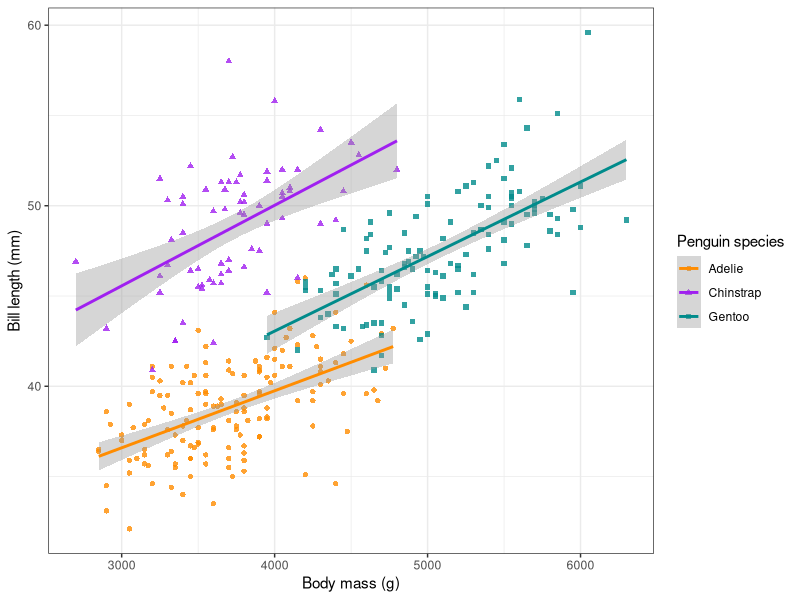
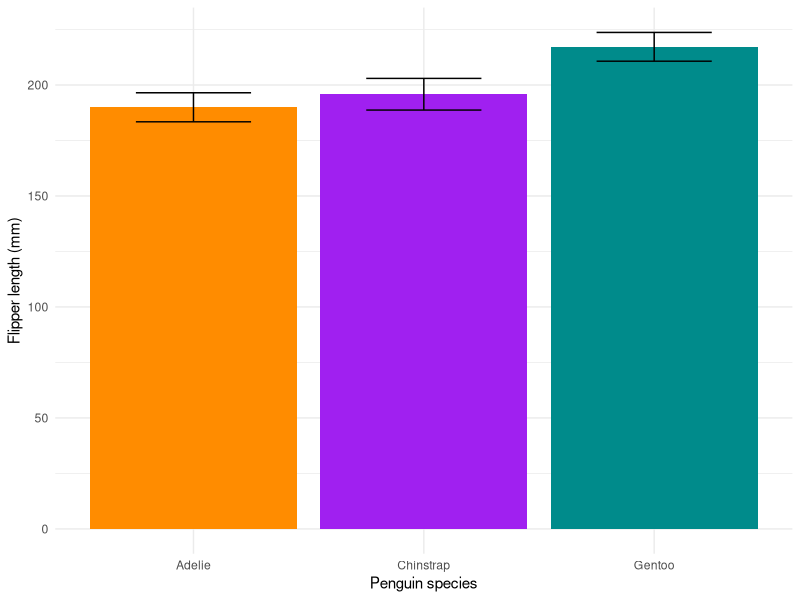
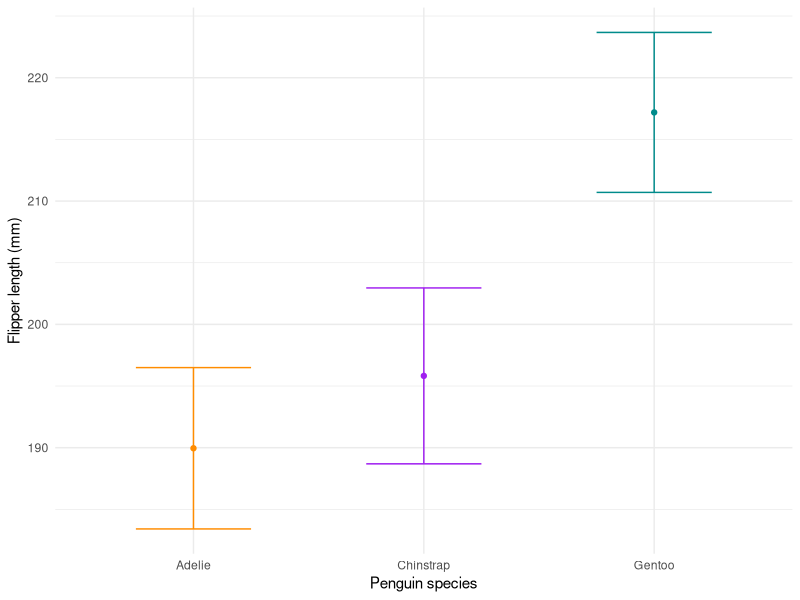
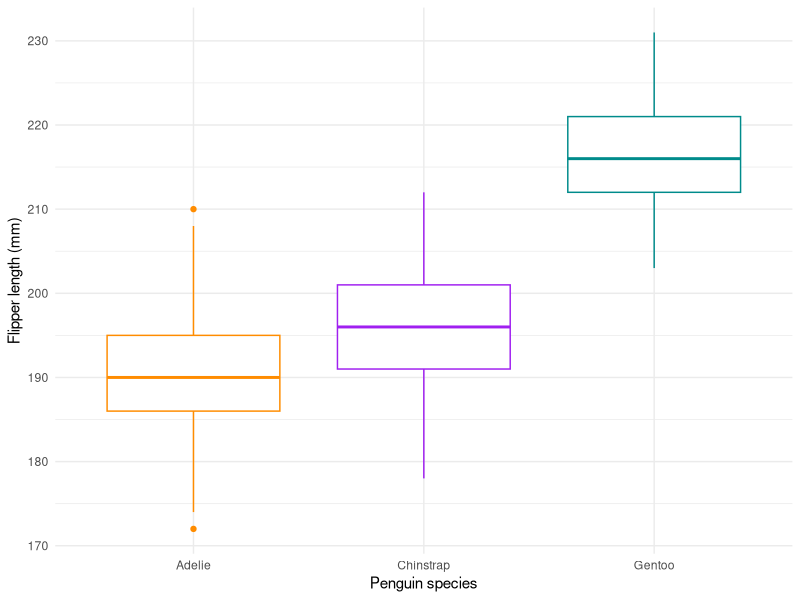
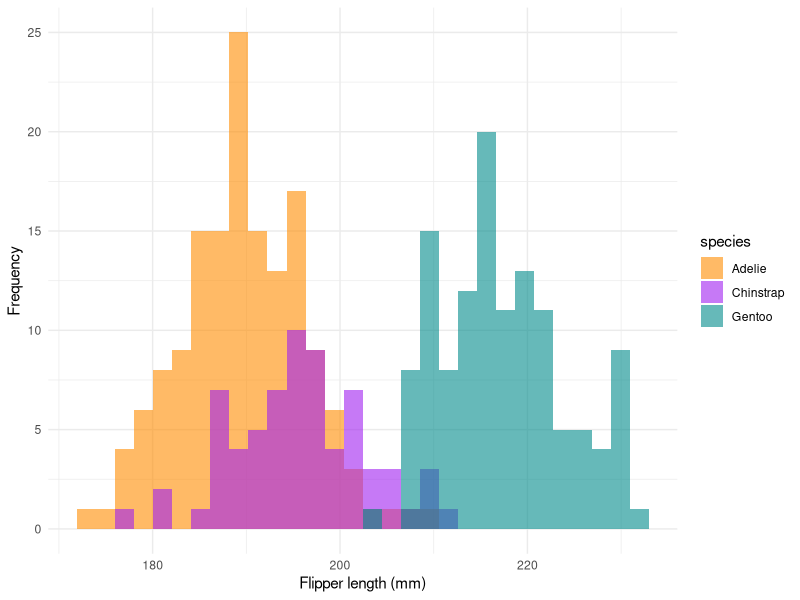
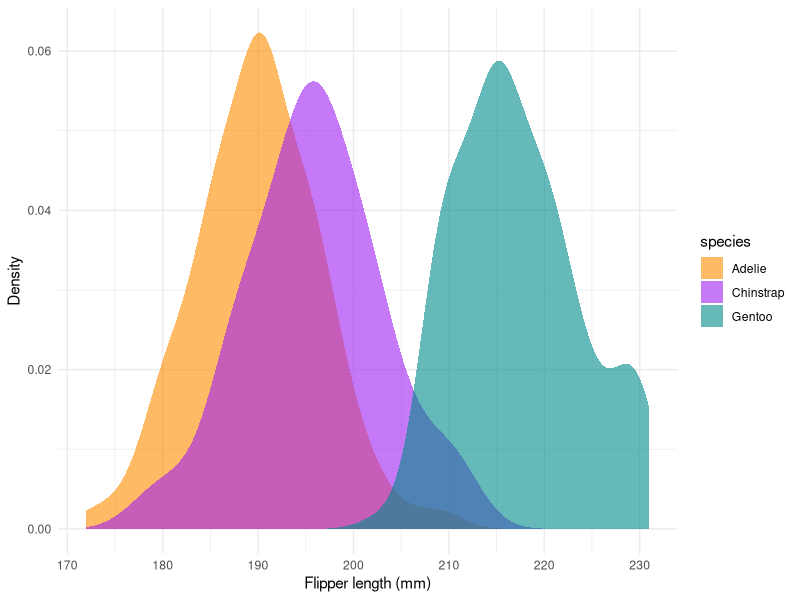
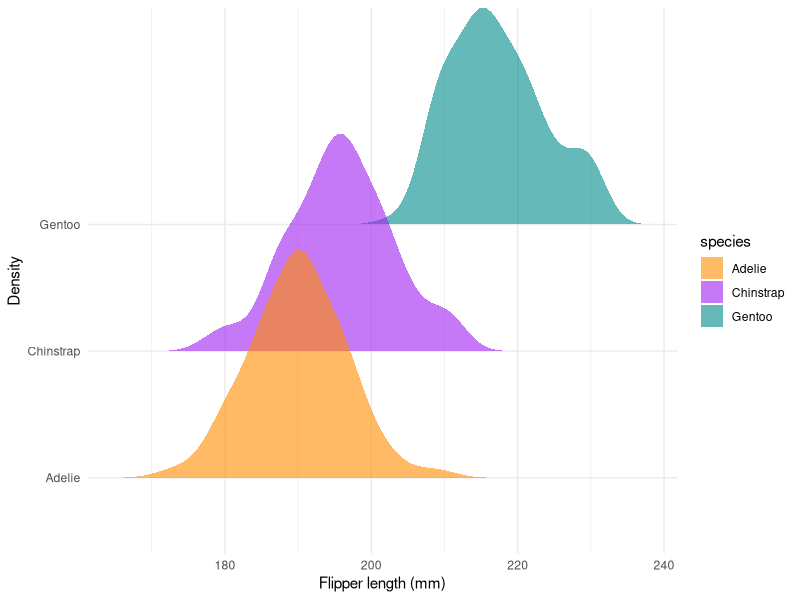
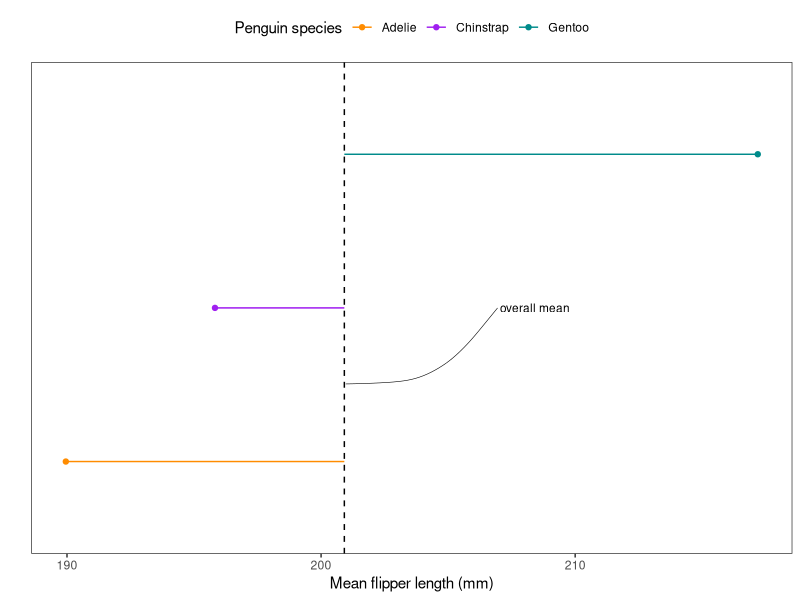

Source code (R) for these figures, in order:
#### Install packages ----
install.packages('tidyverse')
install.packages('palmerpenguins')
install.packages('ggrepel')
install.packages('ggridges')

#### Load libraries ----
library(tidyverse)
library(palmerpenguins)
library(ggrepel)
library(ggridges)

#### Explore data ----
penguins <- palmerpenguins::penguins
str(penguins)

#### Line charts ----
ggplot(data = drop_na(penguins), aes(body_mass_g, bill_length_mm, col = species, shape = species)) +
  geom_point(alpha = 0.8) +
  scale_colour_manual(values = c('darkorange', 'purple', 'cyan4'),name = 'Penguin species') +
  scale_shape(name = 'Penguin species') +
  geom_smooth(method = 'lm') +
  labs(x = 'Body mass (g)', y = 'Bill length (mm)') +
  theme_bw() 

#### Barplot/Points with SD ----
penguins %>% 
  group_by(species) %>% 
  summarise(flipper_mean = mean(flipper_length_mm, na.rm = T),
            flipper_sd = sd(flipper_length_mm, na.rm = T)) %>% 
  ggplot() +
  geom_col(aes(x = species, y = flipper_mean),
           fill = c('darkorange','purple','cyan4')) +
  geom_errorbar(aes(x = species, ymax = flipper_mean + flipper_sd, ymin = flipper_mean - flipper_sd), width = 0.5) +
  labs(x = "Penguin species", y = 'Flipper length (mm)') +
  theme_minimal()

penguins %>% 
  group_by(species) %>% 
  summarise(flipper_mean = mean(flipper_length_mm, na.rm = T),
            flipper_sd = sd(flipper_length_mm, na.rm = T)) %>% 
  ggplot() +
  geom_point(aes(x = species, y = flipper_mean, col = species)) +
  geom_errorbar(aes(x = species, ymax = flipper_mean + flipper_sd, ymin = flipper_mean - flipper_sd, col = species), width = 0.5) +
  scale_colour_manual(values = c('darkorange','purple','cyan4'), guide = 'none') +
  labs(x = "Penguin species", y = 'Flipper length (mm)') +
  theme_minimal()

#### Boxplot ----
ggplot(penguins) +
  geom_boxplot(aes(x = species, y = flipper_length_mm),
               col = c('darkorange','purple','cyan4')) +
  labs(x = "Penguin species", y = 'Flipper length (mm)') +
  theme_minimal() 

#### Histograms ----
ggplot(penguins) +
  geom_histogram(aes(x = flipper_length_mm, fill = species), position = 'identity', alpha = 0.6) +
  scale_fill_manual(values = c('darkorange','purple','cyan4')) +
  labs(x = 'Flipper length (mm)', y = 'Frequency') +
  theme_minimal()

#### Density ----
ggplot(penguins) +
  geom_density(aes(x = flipper_length_mm, fill = species), col = NA, alpha = 0.6) +
  scale_fill_manual(values = c('darkorange','purple','cyan4')) +
  labs(x = 'Flipper length (mm)', y = 'Density') +
  theme_minimal()

#### Ridges ----
ggplot(penguins) +
  geom_density_ridges(aes(x = flipper_length_mm, y = species, fill = species), col = NA, alpha = 0.6) +
  scale_fill_manual(values = c('darkorange','purple','cyan4')) +
  labs(x = 'Flipper length (mm)', y = 'Density') +
  theme_minimal()

#### Lollipop chart ----
flipper_mean_all <- mean(penguins$flipper_length_mm, na.rm = T)

peng_summary <- penguins %>% 
  group_by(species) %>% 
  summarise(flipper_mean = mean(flipper_length_mm, na.rm = T),
            flipper_sd = sd(flipper_length_mm, na.rm = T)) 

ggplot() +
   geom_segment(data = peng_summary, aes(x = species, xend = species,
                    y = flipper_mean_all, yend = flipper_mean, col = species)) +
  geom_point(data = peng_summary, aes(x = species, y = flipper_mean, col = species)) +
  scale_color_manual(values = c('darkorange','purple','cyan4'), name = 'Penguin species') +
  geom_hline(aes(yintercept = flipper_mean_all), lty = 2) +
  labs(x = '', y = 'Mean flipper length (mm)') +
  coord_flip() +
  theme_bw() +
  theme(panel.grid = element_blank(),
        axis.text.y = element_blank(),
        axis.ticks.y = element_blank(),
        legend.position = 'top') +
  geom_text_repel(aes(x = 1.5, y = flipper_mean_all, label = 'overall mean'), nudge_x = 0.5, nudge_y = 7.5, segment.curvature = -0.1, size = 3, segment.size = 0.2)



